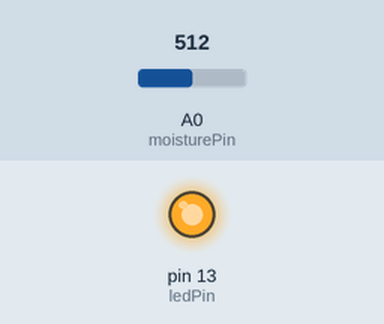
Recording of a sketch running on a simulated Arduino Uno, built with avr-gcc and run on an emulated ATmega328P. Shown: output pins drawn as LEDs (lit = HIGH). The inputs (shaded band) are chosen by the test bench; at power-on: A0 (moisturePin) = 512. Sleep ends after the set time or at an interrupt; no radio packets arrive unless stated; what the sketch prints to the serial monitor is not drawn.

Above: at 0.18 s.
Timing chart, 0 to 1.9 s (numbered marks = the images above):
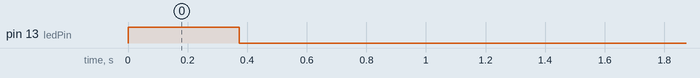

Measured:
- by itself, pin 13 (ledPin): LOW → HIGH at 0.00 s, → LOW 0.37 s later

The sketch:

moisture_sensor.ino
```cpp
#include <VirtualWire.h>


/*
 * Sleep mode with watchdog timer, courtesy of
 * Donal Morrissey.
 *
 * http://donalmorrissey.blogspot.co.uk/2010/04/sleeping-arduino-part-5-wake-up-via.html
 *
 *
 */
#include <avr/sleep.h>
#include <avr/power.h>
#include <avr/wdt.h>

const int sleepSeconds = 9;
//const int readIntervalSeconds = 9;
const int readIntervalSeconds = 60 * 60;
const int readIntervalSleepCycles = readIntervalSeconds / sleepSeconds;

const int ledPin = 13;
const int moisturePin = 0;


void enterSleep(void)
{
  set_sleep_mode(SLEEP_MODE_PWR_DOWN);
  sleep_enable();

  sleep_mode();

  // Woken up
  sleep_disable();

  power_all_enable();
}


ISR(WDT_vect){}

void setupWatchdogTimer(){
  /* Clear the reset flag. */
  MCUSR &= ~(1<<WDRF);

  /* In order to change WDE or the prescaler, we need to
   * set WDCE (This will allow updates for 4 clock cycles).
   */
  WDTCSR |= (1<<WDCE) | (1<<WDE);

  /* set new watchdog timeout prescaler value */
  WDTCSR = 1<<WDP0 | 1<<WDP3; /* 8.0 seconds */

  /* Enable the WD interrupt (note no reset). */
  WDTCSR |= _BV(WDIE);
}

void setup()
{
  Serial.begin(115200);
  pinMode(ledPin,OUTPUT);
  setupWatchdogTimer();
  vw_setup(2000);
}


int sleepsLeftToRead = 0;
void loop()
{
  doReadIfItIsTime();
  enterSleep();
}

void doReadIfItIsTime(){
  if (--sleepsLeftToRead < 1) {
    doReading();
    sleepsLeftToRead = readIntervalSleepCycles;
  }
}

void doReading() {
  digitalWrite(ledPin, HIGH);
  for(int i = 0; i < 5; i++) {
    transmitReading(analogRead(moisturePin));
  }
  transmitReadingFinished();
  delay(10);
  digitalWrite(ledPin, LOW);
}

void transmitReading(int reading){
  char message[50];
  sprintf(message, "Moisture reading: %d", reading);
  transmit(message);
}

void transmitReadingFinished(){
  transmit("*******");
}

void transmit(char* message) {
  Serial.println(message);
  vw_send((uint8_t *)message, strlen(message));
  vw_wait_tx();
}
```
